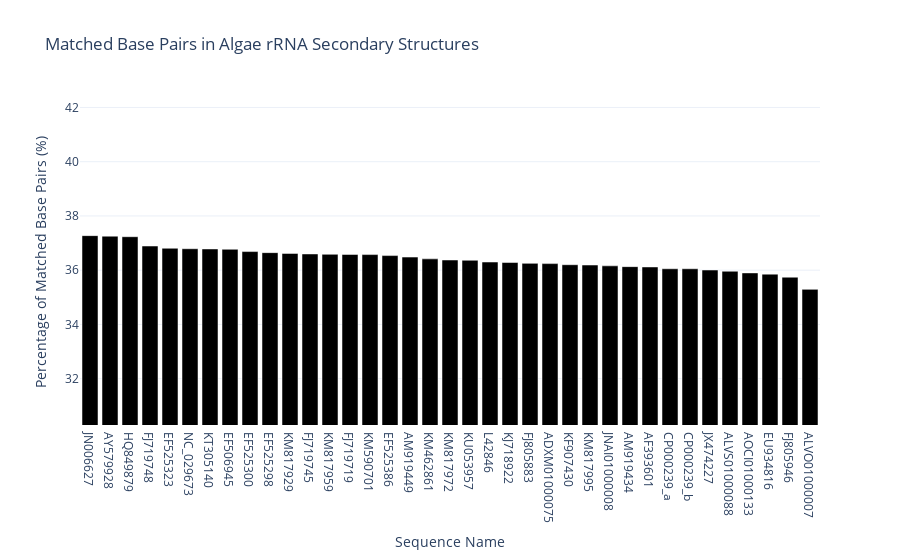

The notebook cell this image was saved under:
### Markdown cell above
## Bar Chart Vizualization

### Code cell
fasta_file = '/workspaces/466-project/output/microgreen_id_rna_structure_1 copy.fasta'

#calculate matched percentage
def calculate_matched_percentage(structure):
    open_brackets = structure.count('(')
    close_brackets = structure.count(')')
    matched_pairs = min(open_brackets, close_brackets)

    total_bases = len(structure)
    if total_bases == 0:
        return 0
    return (matched_pairs / total_bases) * 100

sequences, structures, names = read_fasta_file(fasta_file)
matched_percentages = [calculate_matched_percentage(struct) for struct in structures]


import plotly.graph_objects as go

def plot_matched_percentages(names, matched_percentages):
    fig = go.Figure(data=[
        go.Bar(x=names, y=matched_percentages, marker_color='black')
    ])
    fig.update_layout(
        title='Matched Base Pairs in Algae rRNA Secondary Structures',
        xaxis_title='Sequence Name',
        yaxis_title='Percentage of Matched Base Pairs (%)',
        xaxis={'categoryorder':'total descending'},
        template='plotly_white',
        yaxis=dict(range=[min(matched_percentages)-5, max(matched_percentages)+5])
    )
    return fig

plot_matched_percentages(names, matched_percentages).show()

### Figure 1 — Plotly figure (JSON) as saved in the notebook; plotly's stock layout.template omitted (floating-point values rounded to 4 significant figures)
{"data": [{"marker": {"color": "black"}, "type": "bar", "x": ["KM817972", "KM817929", "CP000239_a", "CP000239_b", "KF907430", "EF525298", "KM817959", "EF525323", "JN006627", "L42846", "EF506945", "ALVO01000007", "KM462861", "AM919449", "AM919434", "KM590701", "HQ849879", "EF525300", "FJ719748", "KU053957", "KJ718922", "AY579928", "NC_029673", "JX474227", "FJ805946", "ADXM01000075", "KT305140", "ALVS01000088", "AF393601", "EU934816", "FJ719719", "FJ719745", "AOCI01000133", "KM817995", "JNAI01000008", "FJ805883", "EF525386"], "y": [36.38, 36.62, 36.05, 36.05, 36.2, 36.65, 36.59, 36.81, 37.27, 36.3, 36.77, 35.29, 36.42, 36.48, 36.13, 36.58, 37.24, 36.69, 36.89, 36.37, 36.28, 37.25, 36.79, 36.01, 35.74, 36.24, 36.78, 35.96, 36.12, 35.86, 36.58, 36.6, 35.9, 36.19, 36.16, 36.25, 36.54]}], "layout": {"title": {"text": "Matched Base Pairs in Algae rRNA Secondary Structures"}, "xaxis": {"categoryorder": "total descending", "title": {"text": "Sequence Name"}}, "yaxis": {"range": [30.29, 42.27], "title": {"text": "Percentage of Matched Base Pairs (%)"}}}}
